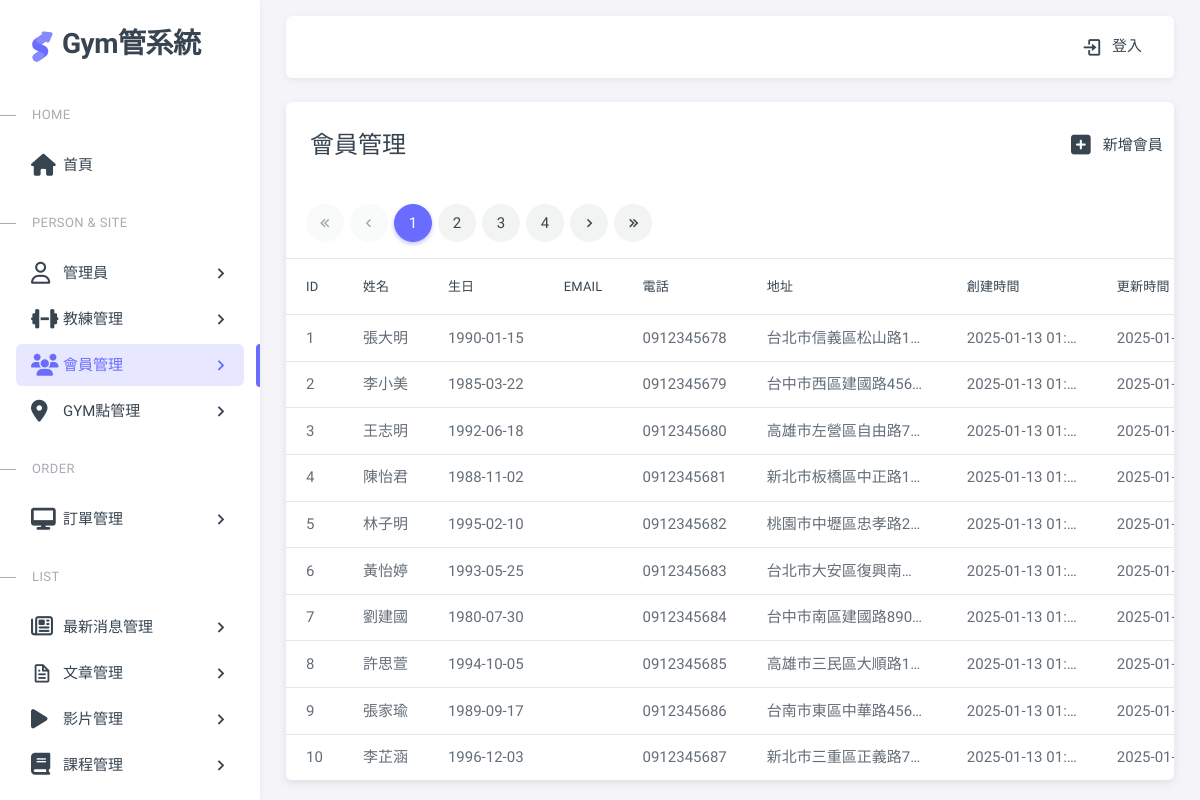
Page /pages/gymMember.php on the committed database.
### tables this page shows
CREATE TABLE member_basic (
    member_id INT AUTO_INCREMENT PRIMARY KEY,
     member_name VARCHAR(100),
    birthday DATE,
    gender ENUM('male', 'female'),
    phone VARCHAR(20),
    address VARCHAR(255),
    created_at TIMESTAMP DEFAULT CURRENT_TIMESTAMP,
    updated_at TIMESTAMP DEFAULT CURRENT_TIMESTAMP ON UPDATE CURRENT_TIMESTAMP
);

### pages/gymMember.php (the view, shortened to what this page needs)
<?php require __DIR__ . "/includes/init.php"; ?>
<?php
$perPage = 10;
$page = isset($_GET["page"]) ? intval($_GET["page"]) : 1;
$t_sql = "SELECT count(*) FROM member_basic ";
$totalRows = $pdo->query($t_sql)->fetch(PDO::FETCH_NUM)[0];
if ($totalRows > 0) {
    $sql = sprintf("SELECT member_basic.*, member_auth.email
FROM member_basic LEFT JOIN member_auth ON member_basic.member_id =member_auth.member_id LIMIT %s,%s", ($page - 1) * $perPage, $perPage);
    $rows = $pdo->query($sql)->fetchAll();
};
$totalPages = ceil($totalRows / $perPage);
?>
<?php include __DIR__ . '/includes/html-header.php'; ?>
<?php include __DIR__ . '/includes/html-sidebar.php'; ?>
<?php include __DIR__ . '/includes/html-layout-navbar.php'; ?>
<?php include __DIR__ . '/includes/html-content wrapper-start.php'; ?>
<div class="card">
    <div class="row">
        <div class="col-10">
            <h4 class="card-header">會員管理</h4>
        </div>
        <div class="col-2 card-header d-flex align-items-center justify-content-center">
            <a href="gymMember-add.php" class="nav-link">
                <span class="d-none d-sm-block">
                    <i class="fa-solid fa-square-plus fa-xl mx-3"></i>新增會員</span>
            </a>
        </div>
    </div>
    <div class="row">
        <div class="col-lg-12 mx-5">
            <div class="demo-inline-spacing">
                <nav aria-label="Page navigation ">
                    <ul class="pagination">
                        <li class="page-item first" <?= $page == 1 ? 'disabled' : '' ?>>
                            <a class="page-link" href="?page=1"><i class="tf-icon bx bx-chevrons-left bx-sm"></i></a>
                        </li>
                        <li class="page-item prev <?= $page == 1 ? 'disabled' : '' ?>">
                            <a class="page-link" href="?page=<?= $page - 1 ?>">
                                <i class="tf-icon bx bx-chevron-left bx-sm"></i>
                            </a>
                        </li>
                        <?php for ($i = 1; $i <= $totalPages; $i++):
                            $qs = array_filter($_GET);
                            $qs['page'] = $i ?>
                            <li class="page-item <?= $page == $i ? 'active' : '' ?> ">
                                <a class="page-link" href="?<?= http_build_query($qs) ?>"><?= $i ?></a>
                            </li>
                        <?php endfor; ?>
                        <li class="page-item next <?= $page == $totalPages ? 'disabled' : '' ?>">
                            <a class="page-link" href="?page=<?= $page + 1 ?>"><i class="tf-icon bx bx-chevron-right bx-sm"></i></a>
                        </li>
                        <li class="page-item last" <?= $page == $totalPages ? 'disabled' : '' ?>>
                            <a class="page-link" href="?page=<?= $totalPages ?>"><i class="tf-icon bx bx-chevrons-right bx-sm"></i></a>
                        </li>
                    </ul>
                </nav>
            </div>
        </div>
    </div>
    <div class="table-responsive text-nowrap">
        <table class="table table-hover">
            <thead>
                <tr>
                    <th>ID</th>
                    <th>姓名</th>
                    <th>生日</th>
                    <th>email</th>
                    <th>電話</th>
                    <th>地址</th>
                    <th>創建時間</th>
                    <th>更新時間</th>
                </tr>
            </thead>
            <tbody class="table-border-bottom-0">
                <?php foreach ($rows as $v): ?>
                    <tr>
                        <td><?= $v['member_id'] ?></td>
                        <td style="max-width: 120px" title="<?= $v['member_name'] ?>">
                            <?= $v['member_name'] ?>
                        </td>
                        <td style="max-width: 120px" title="<?= $v['birthday'] ?>">
                            <?= $v['birthday'] ?>
                        </td>
                        <td title="<?= htmlentities($v['email']) ?>">
                        </td>
                        <td style="max-width: 150px" title="<?= $v['phone'] ?>">
                            <?= $v['phone'] ?>
                        </td>
                        <td style="max-width: 200px" title="<?= htmlentities($v['address']) ?>">
                            <?= htmlentities($v['address']) ?>
                        </td>
                        <td style="max-width: 150px" title="<?= $v['created_at'] ?>">
                            <?= $v['created_at'] ?></td>
                        <td style="max-width: 150px" title="<?= $v['updated_at'] ?>">
                            <?= $v['updated_at'] ?>
                        </td>
                    </tr>
                <?php endforeach; ?>
            </tbody>
        </table>
    </div>
</div>
<?php include __DIR__ . '/includes/html-content wrapper-end.php'; ?>
<?php include __DIR__ . '/includes/html-footer.php'; ?>

### assets/css/demo.css (style rules this page uses)
.demo-inline-spacing > * { margin: 1rem 0.375rem 0 0 !important; }

### pages/gymMember.php (style rules this page uses)
td { overflow: hidden; text-overflow: ellipsis; white-space: nowrap; }

### rows in the picture
member_basic: member_id "1", member_name "張大明", birthday "1990-01-15", phone "0912345678", address "台北市信義區松山路1…", created_at "2025-01-13 01…", updated_at "2025-01-13 01…"
member_basic: member_id "2", member_name "李小美", birthday "1985-03-22", phone "0912345679", address "台中市西區建國路456號", created_at "2025-01-13 01…", updated_at "2025-01-13 01…"
member_basic: member_id "3", member_name "王志明", birthday "1992-06-18", phone "0912345680", address "高雄市左營區自由路7…", created_at "2025-01-13 01…", updated_at "2025-01-13 01…"
member_basic: member_id "4", member_name "陳怡君", birthday "1988-11-02", phone "0912345681", address "新北市板橋區中正路1…", created_at "2025-01-13 01…", updated_at "2025-01-13 01…"
member_basic: member_id "5", member_name "林子明", birthday "1995-02-10", phone "0912345682", address "桃園市中壢區忠孝路2…", created_at "2025-01-13 01…", updated_at "2025-01-13 01…"
member_basic: member_id "6", member_name "黃怡婷", birthday "1993-05-25", phone "0912345683", address "台北市大安區復興南…", created_at "2025-01-13 01…", updated_at "2025-01-13 01…"
member_basic: member_id "7", member_name "劉建國", birthday "1980-07-30", phone "0912345684", address "台中市南區建國路890號", created_at "2025-01-13 01…", updated_at "2025-01-13 01…"
member_basic: member_id "8", member_name "許思萱", birthday "1994-10-05", phone "0912345685", address "高雄市三民區大順路1…", created_at "2025-01-13 01…", updated_at "2025-01-13 01…"
member_basic: member_id "9", member_name "張家瑜", birthday "1989-09-17", phone "0912345686", address "台南市東區中華路456號", created_at "2025-01-13 01…", updated_at "2025-01-13 01…"
member_basic: member_id "10", member_name "李芷涵", birthday "1996-12-03", phone "0912345687", address "新北市三重區正義路7…", created_at "2025-01-13 01…", updated_at "2025-01-13 01…"
